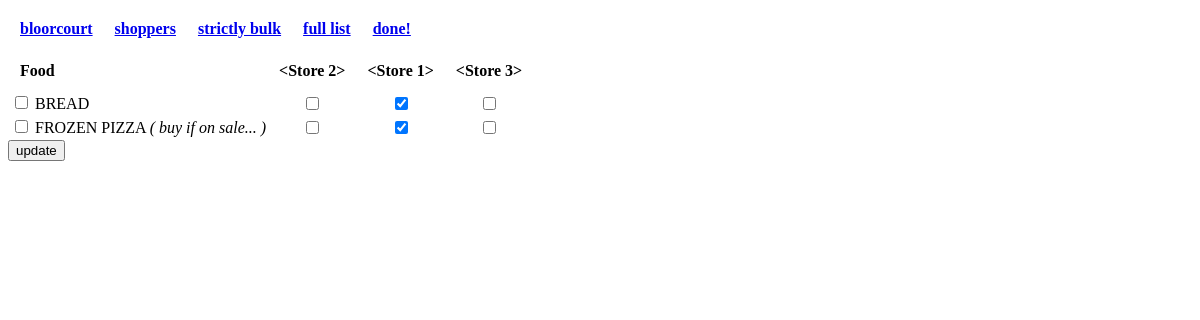
The page /list/ on the database as committed earlier.
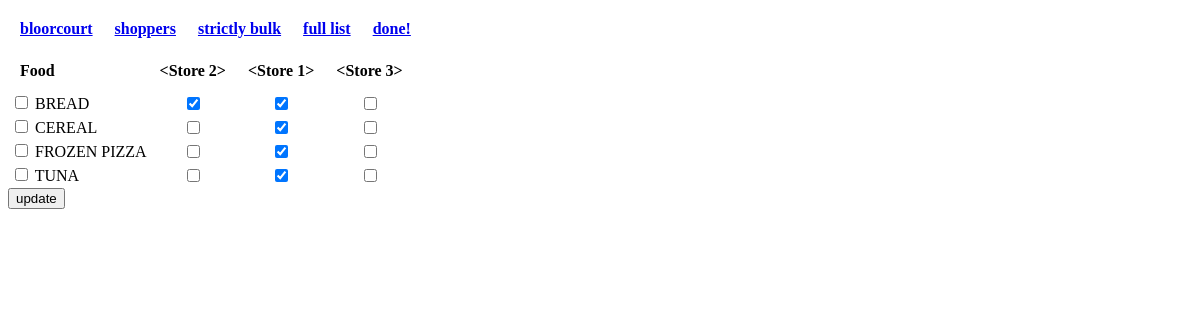
The same page on the database as committed later.
### app.py (models this page shows, shortened)
class Store(db.Model):
    id = db.Column(db.Integer, primary_key=True)
    name = db.Column(db.String(80), unique=True)

class Food(db.Model):
    id = db.Column(db.Integer, primary_key=True)
    name = db.Column(db.String(80), unique=True)
    essential = db.Column(db.Boolean)
    status = db.Column(db.Integer)
    locations = db.relationship('Store', secondary=location_table,
        backref=db.backref('foods', lazy='dynamic'))

### app.py (the view, shortened to what this page needs)
@app.route('/list/', methods=['GET', 'POST'])
@app.route('/list/<int:store_id>', methods=['GET', 'POST'])
def list(store_id=None):
    if store_id:
        food = Food.query\
        .filter(Food.locations.any(id=store_id))\
        .filter(Food.status != 1)\
        .order_by(Food.name)
    else:
        food = Food.query.filter(Food.status != 1).order_by(Food.name)
    locations = Store.query.order_by("name").all()
    locations = Store.query.order_by("name").all()
    return render_template('list.html', food=food, locations=locations)

### templates/list.html
{% extends "layout.html" %}
{% block content %}
  <table>
  {% for store in locations %}
  <th><a href="{{url_for('list', store_id = store.id)}}">{{store.name}}</a></th>
  {% endfor %}
  <th><a href="{{url_for('list')}}">full list</a></th>
  <th><a href="{{url_for('index')}}">done!</a></th>
</table>
  <form action="" method="post">
    <table>
      <tr>
        <th>Food</th>
        {% for store in locations %}
          <th value={{store}}>{{store}}</th>
        {% endfor %}
      </tr>
      {% for f in food %}
        <tr>
          <td> <input type="checkbox" class="strikethrough" name="{{f.name + '_bought'}}" value=1>
           <span>{{f.name|upper}} <em>{% if f.status == 2 %}( buy if on sale... ) {% endif %}</em></span></td>
          {% for store in locations %}
            <td>
              <input type='checkbox' name="{{f.name + '_' + store.name}}" value=1
              {% if store in f.locations %} checked {% endif %} >
            </td>
          {% endfor %}
        </tr>
      {% endfor %}
    </table>
    <input type="submit" value='update'>
  </form>
{% endblock %}

Rows that differ between the two databases and show on the page:
computed for Store "bloorcourt": name "☐" → "☑"
now on this page (row edited): Food: name "CEREAL", Store (name "☑")
changed Food "FROZEN PIZZA": no longer shows "( buy if on sale... )"
now on this page (row edited): Food: name "TUNA", Store (name "☑")
